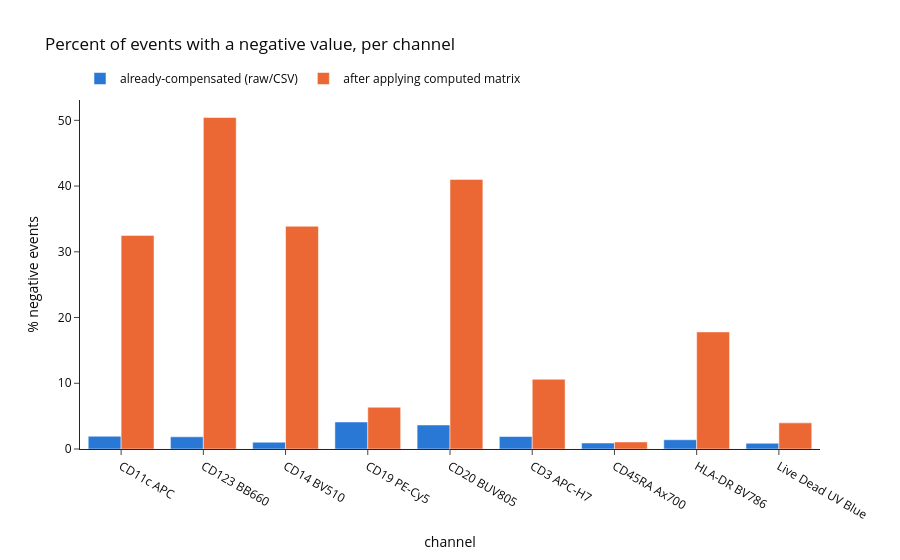

Notebook code cell kept with this figure:
### Code cell
compare_fig = go.Figure()
compare_fig.add_bar(
    name="already-compensated (raw/CSV)",
    x=pct_negative["channel"], y=pct_negative["already-compensated (raw/CSV)"],
    marker_color="#2a78d6",
    hovertemplate="%{x}<br>already-compensated: %{y:.1f}%<extra></extra>",
)
compare_fig.add_bar(
    name="after applying computed matrix",
    x=pct_negative["channel"], y=pct_negative["after applying computed matrix"],
    marker_color="#eb6834",
    hovertemplate="%{x}<br>after second compensation: %{y:.1f}%<extra></extra>",
)
compare_fig.update_layout(
    barmode="group", template="simple_white", font_color="#0b0b0b",
    title="Percent of events with a negative value, per channel",
    yaxis_title="% negative events", xaxis_title="channel",
    legend=dict(orientation="h", yanchor="bottom", y=1.02, x=0),
)
compare_fig.show()

### Figure 1 — Plotly figure (JSON) as saved in the notebook; plotly's stock layout.template omitted (floating-point values rounded to 4 significant figures)
{"data": [{"hovertemplate": "%{x}<br>already-compensated: %{y:.1f}%<extra></extra>", "marker": {"color": "#2a78d6"}, "name": "already-compensated (raw/CSV)", "type": "bar", "x": ["CD11c APC", "CD123 BB660", "CD14 BV510", "CD19 PE-Cy5", "CD20 BUV805", "CD3 APC-H7", "CD45RA Ax700", "HLA-DR BV786", "Live Dead UV Blue"], "y": [1.941, 1.856, 1.035, 4.111, 3.656, 1.903, 0.9077, 1.407, 0.8709]}, {"hovertemplate": "%{x}<br>after second compensation: %{y:.1f}%<extra></extra>", "marker": {"color": "#eb6834"}, "name": "after applying computed matrix", "type": "bar", "x": ["CD11c APC", "CD123 BB660", "CD14 BV510", "CD19 PE-Cy5", "CD20 BUV805", "CD3 APC-H7", "CD45RA Ax700", "HLA-DR BV786", "Live Dead UV Blue"], "y": [32.49, 50.44, 33.89, 6.35, 41.02, 10.6, 1.072, 17.81, 3.975]}], "layout": {"barmode": "group", "font": {"color": "#0b0b0b"}, "legend": {"orientation": "h", "x": 0, "y": 1.02, "yanchor": "bottom"}, "title": {"text": "Percent of events with a negative value, per channel"}, "xaxis": {"title": {"text": "channel"}}, "yaxis": {"title": {"text": "% negative events"}}}}
